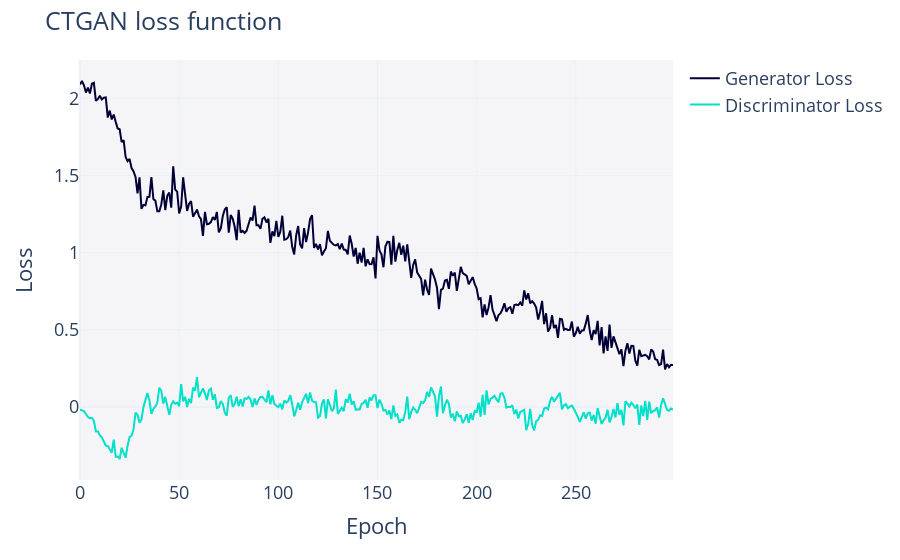

Source (notebook cell):
### Code cell
fig = ctgan.get_loss_values_plot()
fig.show()

### Figure 1 — Plotly figure (JSON) as saved in the notebook; plotly's stock layout.template omitted (floating-point values rounded to 4 significant figures; data arrays with more than 128 entries replaced by an {"elided": "..."} marker saying what was removed)
{"data": [{"hovertemplate": "variable=Generator Loss<br>Epoch=%{x}<br>value=%{y}<extra></extra>", "legendgroup": "Generator Loss", "line": {"color": "#000036", "dash": "solid"}, "marker": {"symbol": "circle"}, "mode": "lines", "name": "Generator Loss", "orientation": "v", "showlegend": true, "type": "scatter", "x": {"elided": "300 int values"}, "xaxis": "x", "y": {"elided": "300 float values"}, "yaxis": "y"}, {"hovertemplate": "variable=Discriminator Loss<br>Epoch=%{x}<br>value=%{y}<extra></extra>", "legendgroup": "Discriminator Loss", "line": {"color": "#01E0C9", "dash": "solid"}, "marker": {"symbol": "circle"}, "mode": "lines", "name": "Discriminator Loss", "orientation": "v", "showlegend": true, "type": "scatter", "x": {"elided": "300 int values"}, "xaxis": "x", "y": {"elided": "300 float values"}, "yaxis": "y"}], "layout": {"font": {"size": 18}, "legend": {"orientation": "v", "title": {"text": ""}, "tracegroupgap": 0}, "margin": {"t": 60}, "plot_bgcolor": "#F5F5F8", "title": {"text": "CTGAN loss function"}, "xaxis": {"anchor": "y", "domain": [0, 1], "title": {"text": "Epoch"}}, "yaxis": {"anchor": "x", "domain": [0, 1], "title": {"text": "Loss"}}}}
